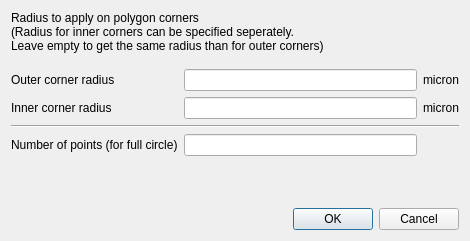
<ui version="4.0" >
 <class>RoundCornerOptionsDialog</class>
 <widget class="QDialog" name="RoundCornerOptionsDialog" >
  <property name="geometry" >
   <rect>
    <x>0</x>
    <y>0</y>
    <width>469</width>
    <height>241</height>
   </rect>
  </property>
  <property name="windowTitle" >
   <string>Dialog</string>
  </property>
  <layout class="QGridLayout" name="gridLayout" >
   <item row="2" column="1" >
    <widget class="QLineEdit" name="router_le" />
   </item>
   <item row="2" column="0" >
    <widget class="QLabel" name="label" >
     <property name="text" >
      <string>Outer corner radius</string>
     </property>
    </widget>
   </item>
   <item row="5" column="0" >
    <widget class="QLabel" name="label_2" >
     <property name="text" >
      <string>Number of points (for full circle)</string>
     </property>
    </widget>
   </item>
   <item row="3" column="0" >
    <widget class="QLabel" name="label_3" >
     <property name="text" >
      <string>Inner corner radius</string>
     </property>
    </widget>
   </item>
   <item row="3" column="1" >
    <widget class="QLineEdit" name="rinner_le" />
   </item>
   <item row="5" column="1" >
    <widget class="QLineEdit" name="points_le" />
   </item>
   <item row="4" column="0" colspan="3" >
    <widget class="Line" name="line" >
     <property name="orientation" >
      <enum>Qt::Horizontal</enum>
     </property>
    </widget>
   </item>
   <item row="0" column="0" colspan="3" >
    <widget class="QLabel" name="label_4" >
     <property name="text" >
      <string>Radius to apply on polygon corners
(Radius for inner corners can be specified seperately.
Leave empty to get the same radius than for outer corners)</string>
     </property>
    </widget>
   </item>
   <item row="6" column="0" colspan="3" >
    <spacer name="verticalSpacer" >
     <property name="orientation" >
      <enum>Qt::Vertical</enum>
     </property>
     <property name="sizeHint" stdset="0" >
      <size>
       <width>448</width>
       <height>11</height>
      </size>
     </property>
    </spacer>
   </item>
   <item row="2" column="2" >
    <widget class="QLabel" name="label_5" >
     <property name="text" >
      <string>micron</string>
     </property>
    </widget>
   </item>
   <item row="3" column="2" >
    <widget class="QLabel" name="label_6" >
     <property name="text" >
      <string>micron</string>
     </property>
    </widget>
   </item>
   <item row="1" column="0" colspan="3" >
    <spacer name="verticalSpacer_2" >
     <property name="orientation" >
      <enum>Qt::Vertical</enum>
     </property>
     <property name="sizeType" >
      <enum>QSizePolicy::Fixed</enum>
     </property>
     <property name="sizeHint" stdset="0" >
      <size>
       <width>20</width>
       <height>10</height>
      </size>
     </property>
    </spacer>
   </item>
   <item row="7" column="0" colspan="3" >
    <widget class="QDialogButtonBox" name="buttonBox" >
     <property name="orientation" >
      <enum>Qt::Horizontal</enum>
     </property>
     <property name="standardButtons" >
      <set>QDialogButtonBox::Cancel|QDialogButtonBox::Ok</set>
     </property>
    </widget>
   </item>
  </layout>
  <zorder>router_le</zorder>
  <zorder>label</zorder>
  <zorder>label_2</zorder>
  <zorder>label_3</zorder>
  <zorder>rinner_le</zorder>
  <zorder>points_le</zorder>
  <zorder>line</zorder>
  <zorder>label_4</zorder>
  <zorder>verticalSpacer</zorder>
  <zorder>label_5</zorder>
  <zorder>label_6</zorder>
  <zorder>verticalSpacer_2</zorder>
  <zorder>buttonBox</zorder>
 </widget>
 <resources/>
 <connections>
  <connection>
   <sender>buttonBox</sender>
   <signal>accepted()</signal>
   <receiver>RoundCornerOptionsDialog</receiver>
   <slot>accept()</slot>
   <hints>
    <hint type="sourcelabel" >
     <x>248</x>
     <y>254</y>
    </hint>
    <hint type="destinationlabel" >
     <x>157</x>
     <y>274</y>
    </hint>
   </hints>
  </connection>
  <connection>
   <sender>buttonBox</sender>
   <signal>rejected()</signal>
   <receiver>RoundCornerOptionsDialog</receiver>
   <slot>reject()</slot>
   <hints>
    <hint type="sourcelabel" >
     <x>316</x>
     <y>260</y>
    </hint>
    <hint type="destinationlabel" >
     <x>286</x>
     <y>274</y>
    </hint>
   </hints>
  </connection>
 </connections>
</ui>
